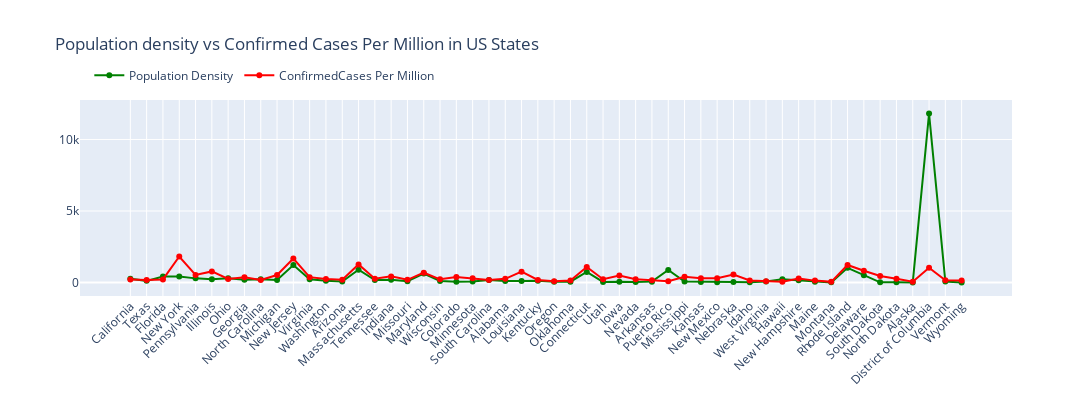

The cell this chart's notebook holds for it:
### Code cell
fig = go.Figure()
fig.add_trace(go.Scatter(
    x=USA_merged_df['Province_State'],
    y=USA_merged_df['density'],
    name='Population Density',
    marker_color='green',mode = 'markers+lines'
))
fig.add_trace(go.Scatter(
    x=USA_merged_df['Province_State'],
    y=USA_merged_df['ConfirmedCases Per Million'],
    name='ConfirmedCases Per Million',
    marker_color='red',mode = 'markers+lines'
))

fig.update_layout(title_text = 'Population density vs Confirmed Cases Per Million in US States',barmode='group', xaxis_tickangle=-45,width = 1200,height = 400,legend_orientation="h",legend=dict(x=.01, y=1.2))
fig.show()

### Figure 1 — Plotly figure (JSON) as saved in the notebook; plotly's stock layout.template omitted (floating-point values rounded to 4 significant figures)
{"data": [{"marker": {"color": "green"}, "mode": "markers+lines", "name": "Population Density", "type": "scatter", "x": ["California", "Texas", "Florida", "New York", "Pennsylvania", "Illinois", "Ohio", "Georgia", "North Carolina", "Michigan", "New Jersey", "Virginia", "Washington", "Arizona", "Massachusetts", "Tennessee", "Indiana", "Missouri", "Maryland", "Wisconsin", "Colorado", "Minnesota", "South Carolina", "Alabama", "Louisiana", "Kentucky", "Oregon", "Oklahoma", "Connecticut", "Utah", "Iowa", "Nevada", "Arkansas", "Puerto Rico", "Mississippi", "Kansas", "New Mexico", "Nebraska", "Idaho", "West Virginia", "Hawaii", "New Hampshire", "Maine", "Montana", "Rhode Island", "Delaware", "South Dakota", "North Dakota", "Alaska", "District of Columbia", "Vermont", "Wyoming"], "y": [256.4, 112.8, 410.1, 412.5, 286.5, 228.0, 287.5, 186.7, 218.3, 177.7, 1215.0, 218.4, 117.3, 64.95, 894.4, 167.3, 188.3, 89.75, 626.7, 108.0, 56.4, 71.59, 173.3, 96.92, 107.5, 114.0, 44.81, 57.65, 735.9, 39.94, 56.93, 28.6, 58.4, 876.6, 63.71, 35.6, 17.29, 25.42, 22.1, 73.97, 219.9, 153.2, 43.63, 7.467, 1021.0, 504.3, 11.91, 11.04, 1.286, 11810.0, 68.14, 5.84]}, {"marker": {"color": "red"}, "mode": "markers+lines", "name": "ConfirmedCases Per Million", "type": "scatter", "x": ["California", "Texas", "Florida", "New York", "Pennsylvania", "Illinois", "Ohio", "Georgia", "North Carolina", "Michigan", "New Jersey", "Virginia", "Washington", "Arizona", "Massachusetts", "Tennessee", "Indiana", "Missouri", "Maryland", "Wisconsin", "Colorado", "Minnesota", "South Carolina", "Alabama", "Louisiana", "Kentucky", "Oregon", "Oklahoma", "Connecticut", "Utah", "Iowa", "Nevada", "Arkansas", "Puerto Rico", "Mississippi", "Kansas", "New Mexico", "Nebraska", "Idaho", "West Virginia", "Hawaii", "New Hampshire", "Maine", "Montana", "Rhode Island", "Delaware", "South Dakota", "North Dakota", "Alaska", "District of Columbia", "Vermont", "Wyoming"], "y": [209.7, 171.5, 213.4, 1815.0, 525.0, 774.3, 246.4, 361.9, 181.3, 521.2, 1671.0, 372.6, 241.3, 197.5, 1260.0, 266.9, 425.6, 184.7, 683.0, 220.2, 384.6, 298.7, 173.8, 252.1, 754.3, 179.3, 86.63, 138.8, 1079.0, 229.1, 481.0, 226.0, 162.0, 92.51, 391.5, 287.0, 295.3, 555.9, 134.4, 84.47, 45.37, 271.4, 129.4, 43.34, 1226.0, 817.7, 452.4, 261.8, 54.5, 1032.0, 150.3, 136.9]}], "layout": {"barmode": "group", "height": 400, "legend": {"orientation": "h", "x": 0.01, "y": 1.2}, "title": {"text": "Population density vs Confirmed Cases Per Million in US States"}, "width": 1200, "xaxis": {"tickangle": -45}}}
